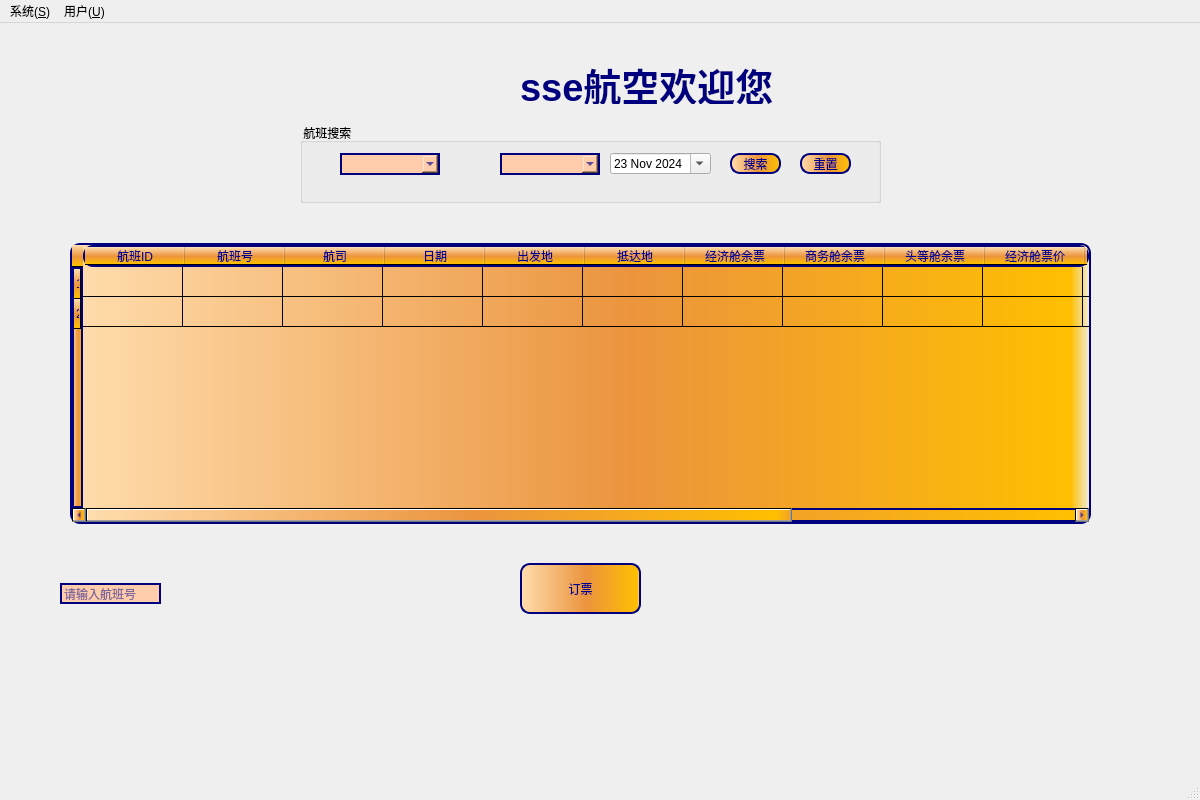
<?xml version="1.0" encoding="UTF-8"?>
<ui version="4.0">
 <class>Frm_User</class>
 <widget class="QMainWindow" name="Frm_User">
  <property name="geometry">
   <rect>
    <x>0</x>
    <y>0</y>
    <width>1200</width>
    <height>800</height>
   </rect>
  </property>
  <property name="minimumSize">
   <size>
    <width>1200</width>
    <height>800</height>
   </size>
  </property>
  <property name="sizeIncrement">
   <size>
    <width>1200</width>
    <height>800</height>
   </size>
  </property>
  <property name="windowTitle">
   <string>MainWindow</string>
  </property>
  <widget class="QWidget" name="centralwidget">
   <property name="minimumSize">
    <size>
     <width>1200</width>
     <height>800</height>
    </size>
   </property>
   <property name="maximumSize">
    <size>
     <width>1200</width>
     <height>800</height>
    </size>
   </property>
   <widget class="QStackedWidget" name="stackedWidget">
    <property name="geometry">
     <rect>
      <x>30</x>
      <y>30</y>
      <width>1171</width>
      <height>611</height>
     </rect>
    </property>
    <property name="currentIndex">
     <number>0</number>
    </property>
    <widget class="QWidget" name="page1">
     <property name="minimumSize">
      <size>
       <width>1200</width>
       <height>800</height>
      </size>
     </property>
     <property name="maximumSize">
      <size>
       <width>1200</width>
       <height>800</height>
      </size>
     </property>
     <widget class="QTableWidget" name="search_airline">
      <property name="geometry">
       <rect>
        <x>40</x>
        <y>190</y>
        <width>1021</width>
        <height>281</height>
       </rect>
      </property>
      <property name="styleSheet">
       <string notr="true">background:qlineargradient(spread:pad, x1:0, y1:0, x2:1, y2:0, stop:0 rgba(255, 221, 174, 255), stop:0.55 rgba(235, 148, 61, 255), stop:0.98 rgba(255, 191, 0, 255), stop:1 rgba(0, 0, 0, 0));
font: 22pt &quot;宋体&quot;;
 border: 2px solid rgb(0, 0, 127); 
border-radius: 10px;
 color: darkblue; 
font: 9pt &quot;隶书&quot;;</string>
      </property>
      <row/>
      <row/>
      <column>
       <property name="text">
        <string>航班ID</string>
       </property>
      </column>
      <column>
       <property name="text">
        <string>航班号</string>
       </property>
      </column>
      <column>
       <property name="text">
        <string>航司</string>
       </property>
      </column>
      <column>
       <property name="text">
        <string>日期</string>
       </property>
      </column>
      <column>
       <property name="text">
        <string>出发地</string>
       </property>
      </column>
      <column>
       <property name="text">
        <string>抵达地</string>
       </property>
      </column>
      <column>
       <property name="text">
        <string>经济舱余票</string>
       </property>
      </column>
      <column>
       <property name="text">
        <string>商务舱余票</string>
       </property>
      </column>
      <column>
       <property name="text">
        <string>头等舱余票</string>
       </property>
      </column>
      <column>
       <property name="text">
        <string>经济舱票价</string>
       </property>
      </column>
      <column>
       <property name="text">
        <string>商务舱票价</string>
       </property>
      </column>
      <column>
       <property name="text">
        <string>头等舱票价</string>
       </property>
      </column>
      <column>
       <property name="text">
        <string>出发时间</string>
       </property>
      </column>
      <column>
       <property name="text">
        <string>到达时间</string>
       </property>
      </column>
     </widget>
     <widget class="QGroupBox" name="groupBox">
      <property name="geometry">
       <rect>
        <x>270</x>
        <y>70</y>
        <width>581</width>
        <height>80</height>
       </rect>
      </property>
      <property name="title">
       <string> 航班搜索</string>
      </property>
      <widget class="QDateEdit" name="dateEdit">
       <property name="geometry">
        <rect>
         <x>310</x>
         <y>30</y>
         <width>101</width>
         <height>21</height>
        </rect>
       </property>
       <property name="dateTime">
        <datetime>
         <hour>0</hour>
         <minute>0</minute>
         <second>0</second>
         <year>2024</year>
         <month>11</month>
         <day>23</day>
        </datetime>
       </property>
       <property name="calendarPopup">
        <bool>true</bool>
       </property>
      </widget>
      <widget class="QPushButton" name="btn_search">
       <property name="geometry">
        <rect>
         <x>430</x>
         <y>30</y>
         <width>51</width>
         <height>21</height>
        </rect>
       </property>
       <property name="styleSheet">
        <string notr="true">background:qlineargradient(spread:pad, x1:0, y1:0, x2:1, y2:0, stop:0 rgba(255, 221, 174, 255), stop:0.55 rgba(235, 148, 61, 255), stop:0.98 rgba(255, 191, 0, 255), stop:1 rgba(0, 0, 0, 0));
 border: 2px solid rgb(0, 0, 127); 
border-radius: 10px;
 color: darkblue; 
 font-family: '宋体';</string>
       </property>
       <property name="text">
        <string>搜索</string>
       </property>
      </widget>
      <widget class="QComboBox" name="comboBox_departure">
       <property name="geometry">
        <rect>
         <x>40</x>
         <y>30</y>
         <width>100</width>
         <height>22</height>
        </rect>
       </property>
       <property name="styleSheet">
        <string notr="true">background-color:rgb(255, 205, 171); 
 border: 2px solid rgb(0, 0, 127); 
 color: darkblue; 
 font-family: '宋体';</string>
       </property>
       <property name="editable">
        <bool>true</bool>
       </property>
      </widget>
      <widget class="QComboBox" name="comboBox_destination">
       <property name="geometry">
        <rect>
         <x>200</x>
         <y>30</y>
         <width>100</width>
         <height>22</height>
        </rect>
       </property>
       <property name="styleSheet">
        <string notr="true">background-color:rgb(255, 205, 171); 
 border: 2px solid rgb(0, 0, 127); 
 color: darkblue; 
 font-family: '宋体';</string>
       </property>
       <property name="editable">
        <bool>true</bool>
       </property>
      </widget>
      <widget class="QLabel" name="labelArrow">
       <property name="geometry">
        <rect>
         <x>155</x>
         <y>30</y>
         <width>31</width>
         <height>21</height>
        </rect>
       </property>
       <property name="text">
        <string/>
       </property>
       <property name="pixmap">
        <pixmap resource="res.qrc">:/img/arrow.png</pixmap>
       </property>
       <property name="scaledContents">
        <bool>true</bool>
       </property>
      </widget>
      <widget class="QPushButton" name="btn_reset">
       <property name="geometry">
        <rect>
         <x>500</x>
         <y>30</y>
         <width>51</width>
         <height>21</height>
        </rect>
       </property>
       <property name="styleSheet">
        <string notr="true">background:qlineargradient(spread:pad, x1:0, y1:0, x2:1, y2:0, stop:0 rgba(255, 221, 174, 255), stop:0.55 rgba(235, 148, 61, 255), stop:0.98 rgba(255, 191, 0, 255), stop:1 rgba(0, 0, 0, 0));
 border: 2px solid rgb(0, 0, 127); 
border-radius: 10px;
 color: darkblue; 
 font-family: '宋体';</string>
       </property>
       <property name="text">
        <string>重置</string>
       </property>
      </widget>
     </widget>
     <widget class="QLineEdit" name="bookEdit">
      <property name="geometry">
       <rect>
        <x>30</x>
        <y>530</y>
        <width>101</width>
        <height>21</height>
       </rect>
      </property>
      <property name="styleSheet">
       <string notr="true">background-color:rgb(255, 205, 171); 
 border: 2px solid rgb(0, 0, 127); 
 color: darkblue; 
 font-family: '宋体';</string>
      </property>
      <property name="placeholderText">
       <string>请输入航班号</string>
      </property>
     </widget>
     <widget class="QPushButton" name="btn_book">
      <property name="geometry">
       <rect>
        <x>490</x>
        <y>510</y>
        <width>121</width>
        <height>51</height>
       </rect>
      </property>
      <property name="styleSheet">
       <string notr="true">background:qlineargradient(spread:pad, x1:0, y1:0, x2:1, y2:0, stop:0 rgba(255, 221, 174, 255), stop:0.55 rgba(235, 148, 61, 255), stop:0.98 rgba(255, 191, 0, 255), stop:1 rgba(0, 0, 0, 0));
font: 22pt &quot;宋体&quot;;
 border: 2px solid rgb(0, 0, 127); 
border-radius: 10px;
 color: darkblue; 
 font-family: '宋体';</string>
      </property>
      <property name="text">
       <string>订票</string>
      </property>
     </widget>
     <widget class="QLabel" name="label">
      <property name="geometry">
       <rect>
        <x>490</x>
        <y>10</y>
        <width>261</width>
        <height>41</height>
       </rect>
      </property>
      <property name="styleSheet">
       <string notr="true">font: 28pt &quot;楷体&quot;;
font-size: 38px;
font-weight: bold;
color: rgb(0, 0, 127);
</string>
      </property>
      <property name="text">
       <string>sse航空欢迎您</string>
      </property>
     </widget>
    </widget>
    <widget class="QWidget" name="page2">
     <property name="minimumSize">
      <size>
       <width>1200</width>
       <height>800</height>
      </size>
     </property>
     <property name="maximumSize">
      <size>
       <width>1200</width>
       <height>800</height>
      </size>
     </property>
     <widget class="QLabel" name="username_label">
      <property name="geometry">
       <rect>
        <x>40</x>
        <y>110</y>
        <width>51</width>
        <height>61</height>
       </rect>
      </property>
      <property name="font">
       <font>
        <pointsize>12</pointsize>
       </font>
      </property>
      <property name="text">
       <string>姓名：</string>
      </property>
     </widget>
     <widget class="QTableWidget" name="self_airline">
      <property name="geometry">
       <rect>
        <x>40</x>
        <y>190</y>
        <width>1021</width>
        <height>411</height>
       </rect>
      </property>
      <property name="styleSheet">
       <string notr="true">background:qlineargradient(spread:pad, x1:0, y1:0, x2:1, y2:0, stop:0 rgba(255, 221, 174, 255), stop:0.55 rgba(235, 148, 61, 255), stop:0.98 rgba(255, 191, 0, 255), stop:1 rgba(0, 0, 0, 0));
font: 22pt &quot;宋体&quot;;
 border: 2px solid rgb(0, 0, 127); 
border-radius: 10px;
 color: darkblue; 
font: 9pt &quot;隶书&quot;;</string>
      </property>
      <row/>
      <column>
       <property name="text">
        <string>订单ID</string>
       </property>
      </column>
      <column>
       <property name="text">
        <string>航班号</string>
       </property>
      </column>
      <column>
       <property name="text">
        <string>航司</string>
       </property>
      </column>
      <column>
       <property name="text">
        <string>舱位</string>
       </property>
      </column>
      <column>
       <property name="text">
        <string>出发地</string>
       </property>
      </column>
      <column>
       <property name="text">
        <string>抵达地</string>
       </property>
      </column>
      <column>
       <property name="text">
        <string>日期</string>
       </property>
      </column>
      <column>
       <property name="text">
        <string>出发时间</string>
       </property>
      </column>
      <column>
       <property name="text">
        <string>抵达时间</string>
       </property>
      </column>
      <column>
       <property name="text">
        <string>价格</string>
       </property>
      </column>
     </widget>
     <widget class="QLabel" name="username_txt">
      <property name="geometry">
       <rect>
        <x>100</x>
        <y>110</y>
        <width>91</width>
        <height>61</height>
       </rect>
      </property>
      <property name="font">
       <font>
        <pointsize>12</pointsize>
       </font>
      </property>
      <property name="text">
       <string/>
      </property>
     </widget>
     <widget class="QPushButton" name="btn_return_page1">
      <property name="geometry">
       <rect>
        <x>50</x>
        <y>20</y>
        <width>92</width>
        <height>28</height>
       </rect>
      </property>
      <property name="styleSheet">
       <string notr="true">background:qlineargradient(spread:pad, x1:0, y1:0, x2:1, y2:0, stop:0 rgba(255, 221, 174, 255), stop:0.55 rgba(235, 148, 61, 255), stop:0.98 rgba(255, 191, 0, 255), stop:1 rgba(0, 0, 0, 0));
font: 18pt &quot;宋体&quot;;
 border: 2px solid rgb(0, 0, 127); 
border-radius: 10px;
 color: darkblue; 
 font-family: '宋体';</string>
      </property>
      <property name="text">
       <string>返回</string>
      </property>
     </widget>
     <widget class="QPushButton" name="btn_refund">
      <property name="geometry">
       <rect>
        <x>980</x>
        <y>103</y>
        <width>75</width>
        <height>31</height>
       </rect>
      </property>
      <property name="styleSheet">
       <string notr="true">background:qlineargradient(spread:pad, x1:0, y1:0, x2:1, y2:0, stop:0 rgba(255, 221, 174, 255), stop:0.55 rgba(235, 148, 61, 255), stop:0.98 rgba(255, 191, 0, 255), stop:1 rgba(0, 0, 0, 0));
font: 18pt &quot;宋体&quot;;
 border: 2px solid rgb(0, 0, 127); 
border-radius: 10px;
 color: rgb(255, 0, 0); 
 font-family: '宋体';</string>
      </property>
      <property name="text">
       <string>退票</string>
      </property>
     </widget>
     <widget class="QLabel" name="label_2">
      <property name="geometry">
       <rect>
        <x>430</x>
        <y>40</y>
        <width>261</width>
        <height>41</height>
       </rect>
      </property>
      <property name="styleSheet">
       <string notr="true">font: 28pt &quot;楷体&quot;;
font-size: 38px;
font-weight: bold;
color: rgb(0, 0, 127);
</string>
      </property>
      <property name="text">
       <string>sse航空欢迎您</string>
      </property>
     </widget>
    </widget>
    <widget class="QWidget" name="page3">
     <property name="minimumSize">
      <size>
       <width>1200</width>
       <height>800</height>
      </size>
     </property>
     <property name="maximumSize">
      <size>
       <width>1200</width>
       <height>800</height>
      </size>
     </property>
     <widget class="QPushButton" name="btn_purchase">
      <property name="geometry">
       <rect>
        <x>340</x>
        <y>280</y>
        <width>111</width>
        <height>41</height>
       </rect>
      </property>
      <property name="styleSheet">
       <string notr="true">background:qlineargradient(spread:pad, x1:0, y1:0, x2:1, y2:0, stop:0 rgba(255, 221, 174, 255), stop:0.55 rgba(235, 148, 61, 255), stop:0.98 rgba(255, 191, 0, 255), stop:1 rgba(0, 0, 0, 0));
font: 18pt &quot;宋体&quot;;
 border: 2px solid rgb(0, 0, 127); 
border-radius: 10px;
 color: darkblue; 
 font-family: '宋体';</string>
      </property>
      <property name="text">
       <string>确认购票</string>
      </property>
     </widget>
     <widget class="QLabel" name="rank">
      <property name="geometry">
       <rect>
        <x>280</x>
        <y>200</y>
        <width>61</width>
        <height>41</height>
       </rect>
      </property>
      <property name="text">
       <string>座位等级：</string>
      </property>
     </widget>
     <widget class="QComboBox" name="type_comboBox">
      <property name="geometry">
       <rect>
        <x>340</x>
        <y>210</y>
        <width>101</width>
        <height>21</height>
       </rect>
      </property>
      <property name="styleSheet">
       <string notr="true">background-color:rgb(198, 211, 255); 
 border: 2px solid darkgreen; 
 color: darkblue; 
 font-family: '宋体';</string>
      </property>
      <item>
       <property name="text">
        <string>头等舱</string>
       </property>
      </item>
      <item>
       <property name="text">
        <string>商务舱</string>
       </property>
      </item>
      <item>
       <property name="text">
        <string>经济舱</string>
       </property>
      </item>
     </widget>
     <widget class="QLabel" name="date">
      <property name="geometry">
       <rect>
        <x>280</x>
        <y>80</y>
        <width>41</width>
        <height>31</height>
       </rect>
      </property>
      <property name="text">
       <string>日期</string>
      </property>
     </widget>
     <widget class="QLabel" name="flyNum">
      <property name="geometry">
       <rect>
        <x>70</x>
        <y>120</y>
        <width>71</width>
        <height>41</height>
       </rect>
      </property>
      <property name="text">
       <string>出发时间</string>
      </property>
     </widget>
     <widget class="QLabel" name="departure_label">
      <property name="geometry">
       <rect>
        <x>70</x>
        <y>160</y>
        <width>61</width>
        <height>31</height>
       </rect>
      </property>
      <property name="text">
       <string>出发地</string>
      </property>
     </widget>
     <widget class="QLabel" name="mon">
      <property name="geometry">
       <rect>
        <x>70</x>
        <y>200</y>
        <width>61</width>
        <height>41</height>
       </rect>
      </property>
      <property name="text">
       <string>价格：</string>
      </property>
     </widget>
     <widget class="QLabel" name="label_5">
      <property name="geometry">
       <rect>
        <x>70</x>
        <y>80</y>
        <width>51</width>
        <height>31</height>
       </rect>
      </property>
      <property name="text">
       <string>航班号</string>
      </property>
     </widget>
     <widget class="QLabel" name="label_6">
      <property name="geometry">
       <rect>
        <x>280</x>
        <y>120</y>
        <width>71</width>
        <height>41</height>
       </rect>
      </property>
      <property name="text">
       <string>到达时间</string>
      </property>
     </widget>
     <widget class="QLabel" name="label_7">
      <property name="geometry">
       <rect>
        <x>280</x>
        <y>160</y>
        <width>41</width>
        <height>31</height>
       </rect>
      </property>
      <property name="text">
       <string>到达地</string>
      </property>
     </widget>
     <widget class="QLineEdit" name="book_dateEdit">
      <property name="geometry">
       <rect>
        <x>340</x>
        <y>90</y>
        <width>111</width>
        <height>21</height>
       </rect>
      </property>
      <property name="styleSheet">
       <string notr="true">background-color:rgb(198, 211, 255); 
 border: 2px solid darkgreen; 
 color: darkblue; 
 font-family: '宋体';</string>
      </property>
     </widget>
     <widget class="QLineEdit" name="book_numberEdit">
      <property name="geometry">
       <rect>
        <x>120</x>
        <y>90</y>
        <width>111</width>
        <height>21</height>
       </rect>
      </property>
      <property name="autoFillBackground">
       <bool>false</bool>
      </property>
      <property name="styleSheet">
       <string notr="true">background-color:rgb(198, 211, 255); 
 border: 2px solid darkgreen; 
 color: darkblue; 
 font-family: '宋体';</string>
      </property>
      <property name="text">
       <string/>
      </property>
     </widget>
     <widget class="QLineEdit" name="book_departureDateEdit">
      <property name="geometry">
       <rect>
        <x>120</x>
        <y>130</y>
        <width>111</width>
        <height>21</height>
       </rect>
      </property>
      <property name="styleSheet">
       <string notr="true">background-color:rgb(198, 211, 255); 
 border: 2px solid darkgreen; 
 color: darkblue; 
 font-family: '宋体';</string>
      </property>
     </widget>
     <widget class="QLineEdit" name="book_destinationDateEdit">
      <property name="geometry">
       <rect>
        <x>340</x>
        <y>130</y>
        <width>111</width>
        <height>20</height>
       </rect>
      </property>
      <property name="autoFillBackground">
       <bool>false</bool>
      </property>
      <property name="styleSheet">
       <string notr="true">background-color:rgb(198, 211, 255); 
 border: 2px solid darkgreen; 
 color: darkblue; 
 font-family: '宋体';</string>
      </property>
     </widget>
     <widget class="QLineEdit" name="book_departureEdit">
      <property name="geometry">
       <rect>
        <x>120</x>
        <y>170</y>
        <width>111</width>
        <height>21</height>
       </rect>
      </property>
      <property name="styleSheet">
       <string notr="true">background-color:rgb(198, 211, 255); 
 border: 2px solid darkgreen; 
 color: darkblue; 
 font-family: '宋体';</string>
      </property>
     </widget>
     <widget class="QLineEdit" name="book_destinationEdit">
      <property name="geometry">
       <rect>
        <x>340</x>
        <y>170</y>
        <width>111</width>
        <height>20</height>
       </rect>
      </property>
      <property name="styleSheet">
       <string notr="true">background-color:rgb(198, 211, 255); 
 border: 2px solid darkgreen; 
 color: darkblue; 
 font-family: '宋体';</string>
      </property>
     </widget>
     <widget class="QPushButton" name="btn_toSearch">
      <property name="geometry">
       <rect>
        <x>40</x>
        <y>20</y>
        <width>51</width>
        <height>21</height>
       </rect>
      </property>
      <property name="text">
       <string>返回</string>
      </property>
     </widget>
     <widget class="QLineEdit" name="book_priceEdit">
      <property name="geometry">
       <rect>
        <x>120</x>
        <y>210</y>
        <width>111</width>
        <height>21</height>
       </rect>
      </property>
      <property name="styleSheet">
       <string notr="true">background-color:rgb(198, 211, 255); 
 border: 2px solid darkgreen; 
 color: darkblue; 
 font-family: '宋体';</string>
      </property>
      <property name="readOnly">
       <bool>true</bool>
      </property>
      <property name="placeholderText">
       <string>请选择舱位</string>
      </property>
     </widget>
     <widget class="QLabel" name="flightId_label">
      <property name="geometry">
       <rect>
        <x>130</x>
        <y>20</y>
        <width>51</width>
        <height>31</height>
       </rect>
      </property>
      <property name="text">
       <string>航班ID</string>
      </property>
     </widget>
     <widget class="QLineEdit" name="book_idEdit">
      <property name="geometry">
       <rect>
        <x>170</x>
        <y>20</y>
        <width>111</width>
        <height>21</height>
       </rect>
      </property>
     </widget>
     <widget class="QLabel" name="lbl_warning">
      <property name="geometry">
       <rect>
        <x>450</x>
        <y>210</y>
        <width>81</width>
        <height>16</height>
       </rect>
      </property>
      <property name="styleSheet">
       <string notr="true">color:RED</string>
      </property>
      <property name="text">
       <string>请选择舱位</string>
      </property>
     </widget>
    </widget>
    <widget class="QMenuBar" name="menubar"/>
    <widget class="QStatusBar" name="statusbar"/>
   </widget>
  </widget>
  <widget class="QMenuBar" name="menubar">
   <property name="geometry">
    <rect>
     <x>0</x>
     <y>0</y>
     <width>1200</width>
     <height>18</height>
    </rect>
   </property>
   <widget class="QMenu" name="menu">
    <property name="title">
     <string>用户(&amp;U)</string>
    </property>
    <addaction name="lbl_username"/>
    <addaction name="separator"/>
    <addaction name="act_logout"/>
    <addaction name="act_change_pwd"/>
    <addaction name="separator"/>
    <addaction name="act_del"/>
   </widget>
   <widget class="QMenu" name="menu_S">
    <property name="title">
     <string>系统(&amp;S)</string>
    </property>
    <addaction name="act_exit"/>
   </widget>
   <addaction name="menu_S"/>
   <addaction name="menu"/>
  </widget>
  <widget class="QStatusBar" name="statusbar"/>
  <action name="act_logout">
   <property name="text">
    <string>登出</string>
   </property>
  </action>
  <action name="act_del">
   <property name="text">
    <string>删除账户</string>
   </property>
  </action>
  <action name="act_exit">
   <property name="text">
    <string>退出</string>
   </property>
  </action>
  <action name="act_change_pwd">
   <property name="text">
    <string>修改密码</string>
   </property>
  </action>
  <action name="lbl_username">
   <property name="text">
    <string>用户名</string>
   </property>
  </action>
 </widget>
 <resources>
  <include location="res.qrc"/>
 </resources>
 <connections/>
</ui>
